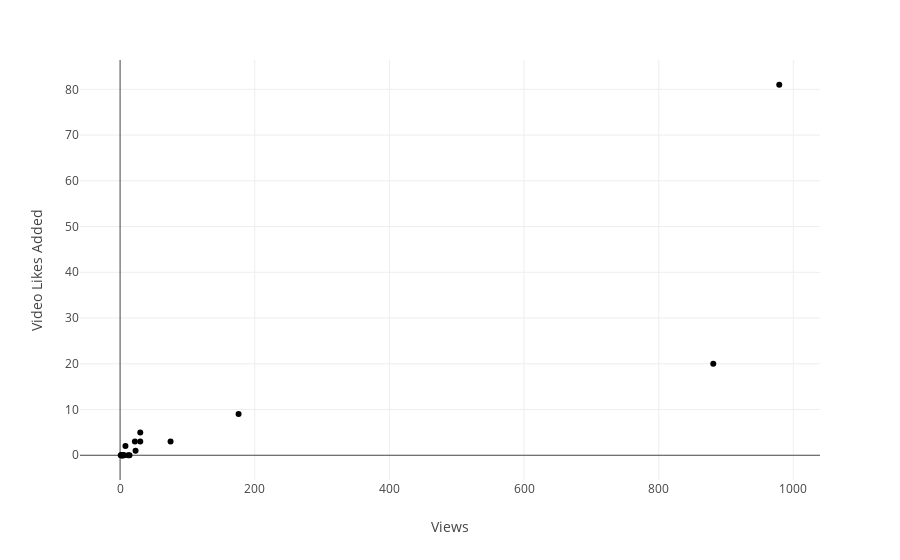

Notebook cell for this chart:
### Code cell
fig = px.scatter(for_pie1, x = "Views", y = 'Video Likes Added')
fig.show()
#insight:
#more views dosent affect the "how much likes are being added from the viewrs", that [much].

### Figure 1 — Plotly figure (JSON) as saved in the notebook; plotly's stock layout.template omitted (floating-point values rounded to 4 significant figures)
{"data": [{"hovertemplate": "Views=%{x}<br>Video Likes Added=%{y}<extra></extra>", "legendgroup": "", "marker": {"color": "#000001", "symbol": "circle"}, "mode": "markers", "name": "", "orientation": "v", "showlegend": false, "type": "scatter", "x": [23, 3, 2, 979, 75, 4, 30, 1, 6, 12, 2, 22, 881, 3, 5, 14, 3, 8, 30, 176], "xaxis": "x", "y": [1, 0, 0, 81, 3, 0, 3, 0, 0, 0, 0, 3, 20, 0, 0, 0, 0, 2, 5, 9], "yaxis": "y"}], "layout": {"legend": {"tracegroupgap": 0}, "margin": {"t": 60}, "xaxis": {"anchor": "y", "domain": [0, 1], "title": {"text": "Views"}}, "yaxis": {"anchor": "x", "domain": [0, 1], "title": {"text": "Video Likes Added"}}}}
